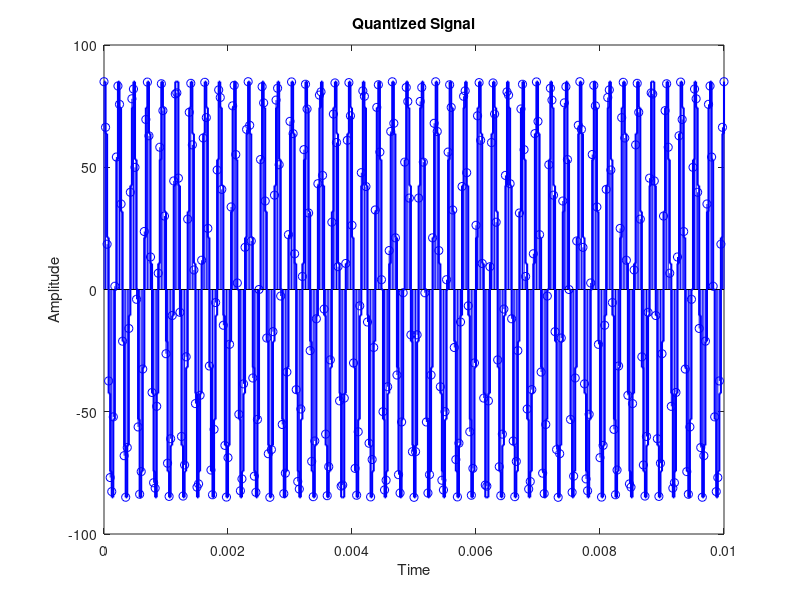

Here is the MATLAB script that generated this plot:
A1 = 85;
A2 = 10;
X = 357;
fs = 40e3;
t = 0:1/fs:0.010;
x1 = A1 * cos(2*pi*(X*100)*t);
m = 4;
L = (2^m);
delta = (max(x1)-min(x1))/L;
xq = min(x1)+(round((x1-min(x1))/delta)).*delta;
figure;
stem(t,x1,'b');
hold on;
stairs(t,xq,'b','linewidth',1.5);
title('Quantized Signal')
xlabel('Time')
ylabel('Amplitude')
hold off;

